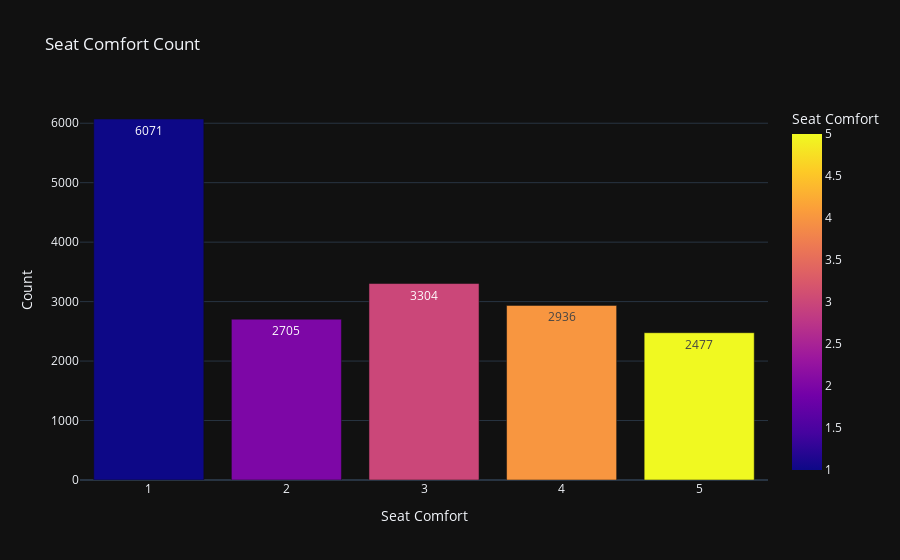

The notebook cell saved with this chart:
### Code cell
px.bar(df_eda.groupby('seat_comfort')['index'].count().reset_index(), x='seat_comfort', y='index', color='seat_comfort',template='plotly_dark', labels={'seat_comfort':'Seat Comfort', 'index':'Count'}, title='Seat Comfort Count', text_auto=True)

### Figure 1 — Plotly figure (JSON) as saved in the notebook; plotly's stock layout.template omitted (floating-point values rounded to 4 significant figures)
{"data": [{"alignmentgroup": "True", "hovertemplate": "Seat Comfort=%{marker.color}<br>Count=%{y}<extra></extra>", "legendgroup": "", "marker": {"color": [1, 2, 3, 4, 5], "coloraxis": "coloraxis", "pattern": {"shape": ""}}, "name": "", "offsetgroup": "", "orientation": "v", "showlegend": false, "textposition": "auto", "texttemplate": "%{y}", "type": "bar", "x": [1, 2, 3, 4, 5], "xaxis": "x", "y": [6071, 2705, 3304, 2936, 2477], "yaxis": "y"}], "layout": {"barmode": "relative", "coloraxis": {"colorbar": {"title": {"text": "Seat Comfort"}}, "colorscale": [[0, "#0d0887"], [0.1111, "#46039f"], [0.2222, "#7201a8"], [0.3333, "#9c179e"], [0.4444, "#bd3786"], [0.5556, "#d8576b"], [0.6667, "#ed7953"], [0.7778, "#fb9f3a"], [0.8889, "#fdca26"], [1, "#f0f921"]]}, "legend": {"tracegroupgap": 0}, "title": {"text": "Seat Comfort Count"}, "xaxis": {"anchor": "y", "domain": [0, 1], "title": {"text": "Seat Comfort"}}, "yaxis": {"anchor": "x", "domain": [0, 1], "title": {"text": "Count"}}}}
